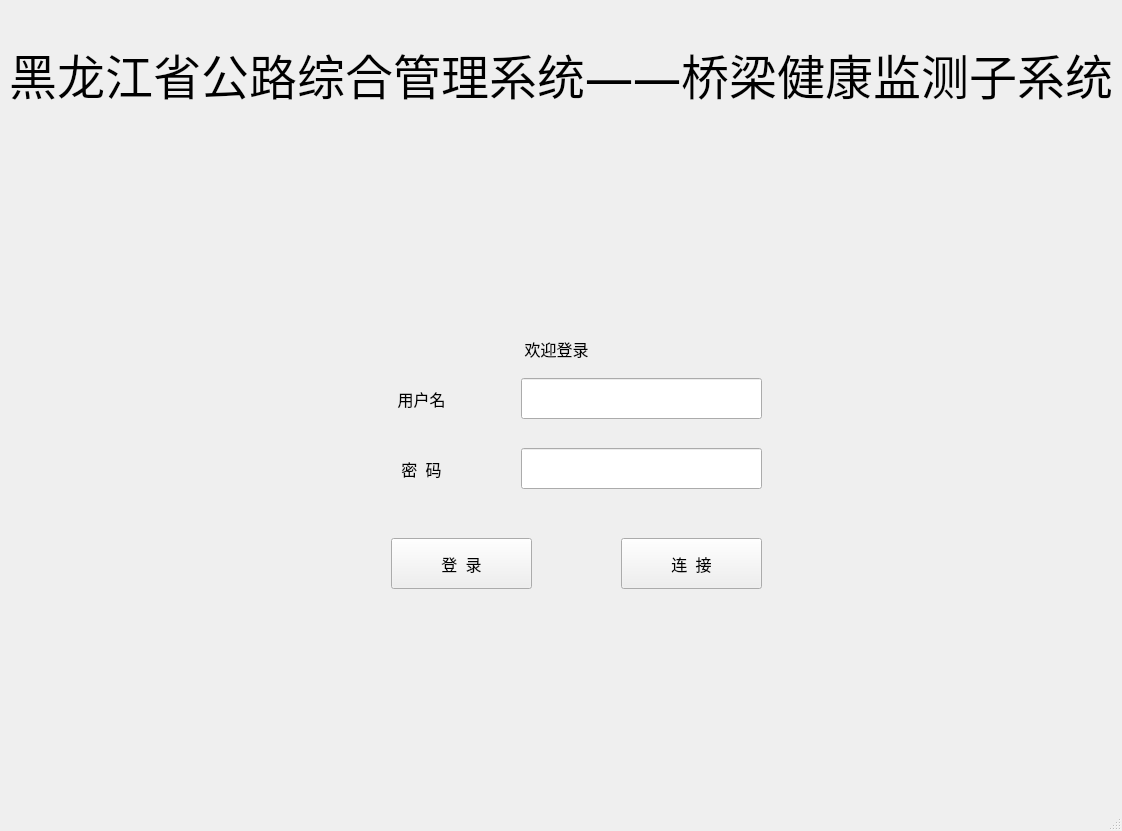
<?xml version="1.0" encoding="UTF-8"?>
<ui version="4.0">
 <class>MainWindow</class>
 <widget class="QMainWindow" name="MainWindow">
  <property name="windowModality">
   <enum>Qt::NonModal</enum>
  </property>
  <property name="geometry">
   <rect>
    <x>0</x>
    <y>0</y>
    <width>1122</width>
    <height>831</height>
   </rect>
  </property>
  <property name="mouseTracking">
   <bool>false</bool>
  </property>
  <property name="windowTitle">
   <string>MainWindow</string>
  </property>
  <property name="layoutDirection">
   <enum>Qt::LeftToRight</enum>
  </property>
  <property name="documentMode">
   <bool>false</bool>
  </property>
  <property name="dockOptions">
   <set>QMainWindow::AllowNestedDocks|QMainWindow::AllowTabbedDocks|QMainWindow::AnimatedDocks</set>
  </property>
  <widget class="QWidget" name="centralwidget">
   <layout class="QGridLayout" name="gridLayout_3">
    <item row="3" column="1">
     <layout class="QGridLayout" name="gridLayout_2">
      <item row="2" column="1">
       <spacer name="horizontalSpacer_2">
        <property name="orientation">
         <enum>Qt::Horizontal</enum>
        </property>
        <property name="sizeType">
         <enum>QSizePolicy::Preferred</enum>
        </property>
        <property name="sizeHint" stdset="0">
         <size>
          <width>40</width>
          <height>20</height>
         </size>
        </property>
       </spacer>
      </item>
      <item row="0" column="1">
       <spacer name="horizontalSpacer">
        <property name="orientation">
         <enum>Qt::Horizontal</enum>
        </property>
        <property name="sizeType">
         <enum>QSizePolicy::Fixed</enum>
        </property>
        <property name="sizeHint" stdset="0">
         <size>
          <width>600</width>
          <height>20</height>
         </size>
        </property>
       </spacer>
      </item>
      <item row="1" column="2">
       <spacer name="verticalSpacer_3">
        <property name="orientation">
         <enum>Qt::Vertical</enum>
        </property>
        <property name="sizeType">
         <enum>QSizePolicy::Preferred</enum>
        </property>
        <property name="sizeHint" stdset="0">
         <size>
          <width>20</width>
          <height>60</height>
         </size>
        </property>
       </spacer>
      </item>
      <item row="1" column="1">
       <layout class="QGridLayout" name="gridLayout">
        <item row="0" column="0">
         <widget class="QWidget" name="loginWidget" native="true">
          <widget class="QLabel" name="label_3">
           <property name="geometry">
            <rect>
             <x>100</x>
             <y>120</y>
             <width>121</width>
             <height>41</height>
            </rect>
           </property>
           <property name="font">
            <font>
             <family>华光大标宋_CNKI</family>
             <pointsize>12</pointsize>
            </font>
           </property>
           <property name="autoFillBackground">
            <bool>true</bool>
           </property>
           <property name="text">
            <string>用户名</string>
           </property>
           <property name="alignment">
            <set>Qt::AlignCenter</set>
           </property>
          </widget>
          <widget class="QLabel" name="label_2">
           <property name="geometry">
            <rect>
             <x>100</x>
             <y>190</y>
             <width>121</width>
             <height>41</height>
            </rect>
           </property>
           <property name="font">
            <font>
             <family>华光大标宋_CNKI</family>
             <pointsize>12</pointsize>
            </font>
           </property>
           <property name="text">
            <string>密  码</string>
           </property>
           <property name="alignment">
            <set>Qt::AlignCenter</set>
           </property>
          </widget>
          <widget class="QLineEdit" name="userInputBox">
           <property name="geometry">
            <rect>
             <x>260</x>
             <y>120</y>
             <width>241</width>
             <height>41</height>
            </rect>
           </property>
           <property name="font">
            <font>
             <family>Times New Roman</family>
             <pointsize>10</pointsize>
            </font>
           </property>
           <property name="alignment">
            <set>Qt::AlignCenter</set>
           </property>
          </widget>
          <widget class="QLineEdit" name="pwdInputBox">
           <property name="geometry">
            <rect>
             <x>260</x>
             <y>190</y>
             <width>241</width>
             <height>41</height>
            </rect>
           </property>
           <property name="font">
            <font>
             <family>AcadEref</family>
             <pointsize>10</pointsize>
            </font>
           </property>
           <property name="echoMode">
            <enum>QLineEdit::Password</enum>
           </property>
           <property name="alignment">
            <set>Qt::AlignCenter</set>
           </property>
          </widget>
          <widget class="QPushButton" name="loginBtn">
           <property name="geometry">
            <rect>
             <x>130</x>
             <y>280</y>
             <width>141</width>
             <height>51</height>
            </rect>
           </property>
           <property name="font">
            <font>
             <family>华光大标宋_CNKI</family>
             <pointsize>12</pointsize>
            </font>
           </property>
           <property name="text">
            <string>登  录</string>
           </property>
          </widget>
          <widget class="QLabel" name="label_4">
           <property name="geometry">
            <rect>
             <x>0</x>
             <y>70</y>
             <width>591</width>
             <height>41</height>
            </rect>
           </property>
           <property name="font">
            <font>
             <family>华光大标宋_CNKI</family>
             <pointsize>12</pointsize>
            </font>
           </property>
           <property name="autoFillBackground">
            <bool>true</bool>
           </property>
           <property name="text">
            <string>欢迎登录</string>
           </property>
           <property name="alignment">
            <set>Qt::AlignCenter</set>
           </property>
          </widget>
          <widget class="QPushButton" name="conSQLBtn">
           <property name="geometry">
            <rect>
             <x>360</x>
             <y>280</y>
             <width>141</width>
             <height>51</height>
            </rect>
           </property>
           <property name="font">
            <font>
             <family>华光大标宋_CNKI</family>
             <pointsize>12</pointsize>
            </font>
           </property>
           <property name="text">
            <string>连  接</string>
           </property>
          </widget>
         </widget>
        </item>
       </layout>
      </item>
      <item row="1" column="0">
       <spacer name="verticalSpacer">
        <property name="orientation">
         <enum>Qt::Vertical</enum>
        </property>
        <property name="sizeType">
         <enum>QSizePolicy::Fixed</enum>
        </property>
        <property name="sizeHint" stdset="0">
         <size>
          <width>20</width>
          <height>400</height>
         </size>
        </property>
       </spacer>
      </item>
     </layout>
    </item>
    <item row="0" column="1">
     <spacer name="verticalSpacer_2">
      <property name="orientation">
       <enum>Qt::Vertical</enum>
      </property>
      <property name="sizeType">
       <enum>QSizePolicy::Fixed</enum>
      </property>
      <property name="sizeHint" stdset="0">
       <size>
        <width>20</width>
        <height>30</height>
       </size>
      </property>
     </spacer>
    </item>
    <item row="4" column="1">
     <spacer name="verticalSpacer_4">
      <property name="orientation">
       <enum>Qt::Vertical</enum>
      </property>
      <property name="sizeHint" stdset="0">
       <size>
        <width>20</width>
        <height>40</height>
       </size>
      </property>
     </spacer>
    </item>
    <item row="3" column="0">
     <spacer name="horizontalSpacer_3">
      <property name="orientation">
       <enum>Qt::Horizontal</enum>
      </property>
      <property name="sizeHint" stdset="0">
       <size>
        <width>40</width>
        <height>20</height>
       </size>
      </property>
     </spacer>
    </item>
    <item row="1" column="0" colspan="3">
     <widget class="QLabel" name="bannerlabel">
      <property name="font">
       <font>
        <family>华光标题宋_CNKI</family>
        <pointsize>36</pointsize>
       </font>
      </property>
      <property name="text">
       <string>黑龙江省公路综合管理系统——桥梁健康监测子系统</string>
      </property>
      <property name="alignment">
       <set>Qt::AlignCenter</set>
      </property>
     </widget>
    </item>
    <item row="3" column="2">
     <spacer name="horizontalSpacer_4">
      <property name="orientation">
       <enum>Qt::Horizontal</enum>
      </property>
      <property name="sizeHint" stdset="0">
       <size>
        <width>40</width>
        <height>20</height>
       </size>
      </property>
     </spacer>
    </item>
    <item row="2" column="0" colspan="3">
     <spacer name="verticalSpacer_5">
      <property name="orientation">
       <enum>Qt::Vertical</enum>
      </property>
      <property name="sizeHint" stdset="0">
       <size>
        <width>20</width>
        <height>40</height>
       </size>
      </property>
     </spacer>
    </item>
   </layout>
  </widget>
  <widget class="QMenuBar" name="menubar">
   <property name="geometry">
    <rect>
     <x>0</x>
     <y>0</y>
     <width>1122</width>
     <height>22</height>
    </rect>
   </property>
  </widget>
  <widget class="QStatusBar" name="statusbar"/>
 </widget>
 <resources/>
 <connections/>
</ui>
